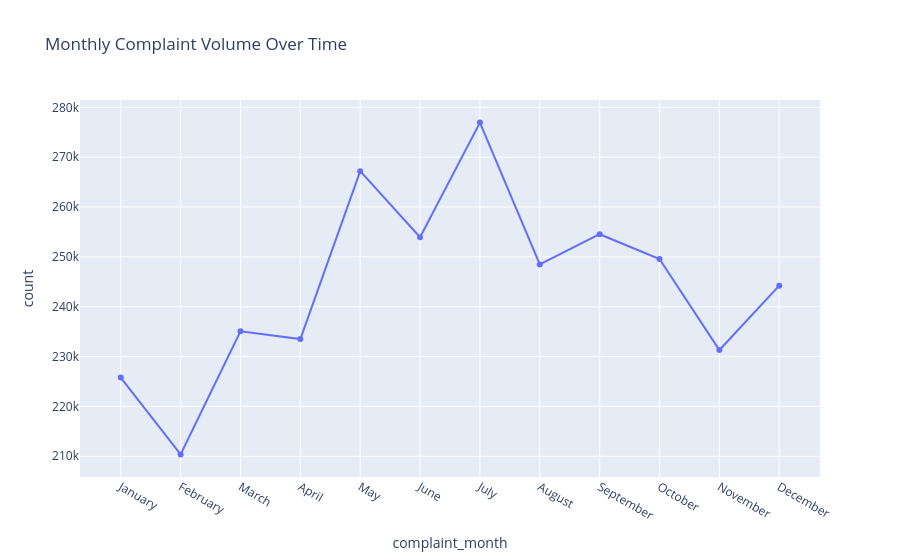

This figure's notebook cell:
### Code cell
px.line(plot_df, x='complaint_month', y='count',
        title='Monthly Complaint Volume Over Time',
        markers=True,
        template='plotly' )

### Figure 1 — Plotly figure (JSON) as saved in the notebook; plotly's stock layout.template omitted (floating-point values rounded to 4 significant figures)
{"data": [{"hovertemplate": "complaint_month=%{x}<br>count=%{y}<extra></extra>", "legendgroup": "", "line": {"color": "#636efa", "dash": "solid"}, "marker": {"symbol": "circle"}, "mode": "lines+markers", "name": "", "orientation": "v", "showlegend": false, "type": "scatter", "x": ["January", "February", "March", "April", "May", "June", "July", "August", "September", "October", "November", "December"], "xaxis": "x", "y": [225783, 210375, 235057, 233515, 267197, 253934, 276931, 248483, 254543, 249559, 231309, 244229], "yaxis": "y"}], "layout": {"legend": {"tracegroupgap": 0}, "title": {"text": "Monthly Complaint Volume Over Time"}, "xaxis": {"anchor": "y", "domain": [0, 1], "title": {"text": "complaint_month"}}, "yaxis": {"anchor": "x", "domain": [0, 1], "title": {"text": "count"}}}}
